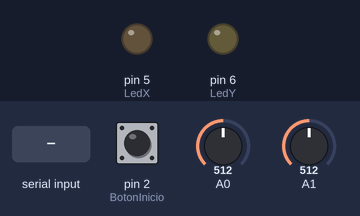
This sketch was run on a simulated Arduino Uno, built with avr-gcc and run on an emulated ATmega328P. Parts: output pins drawn as LEDs (lit = HIGH). The inputs (shaded band) are chosen by the test bench; at power-on: pin 2 (BotonInicio) HIGH, A0 = 512, A1 = 512.

Above: at 1.2 s.
1.3 s: "V" received over the second serial link
At 3.9 s:
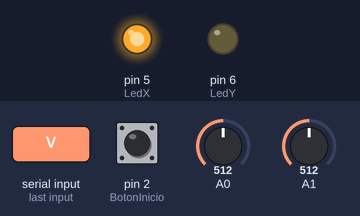
4.3 s: "I" received over the second serial link
At 7.05 s:
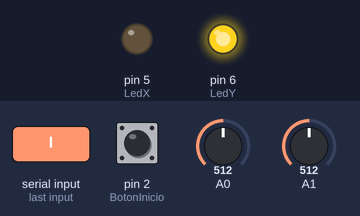
7.3 s: "D" received over the second serial link
Timing chart, 0 to 16.3 s (numbered marks = the images above; inputs shaded):
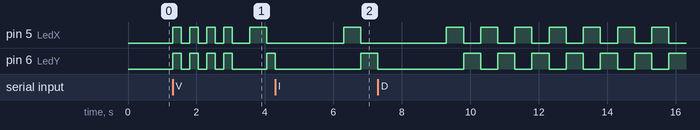

The sketch:

Esclavo.ino
```cpp
#include <SoftwareSerial.h>

// Pines que vamos a usar
const uint8_t PotenciometroX = A0;
const uint8_t PotenciometroY = A1;
const uint8_t BotonInicio    = 2;
const uint8_t LedX           = 5;
const uint8_t LedY           = 6;

// Brillos para cada nivel: apagado, poco, medio, maximo
const uint8_t BrillosPWM[4] = {0, 20, 80, 255};

// Comunicacion serial con el maestro (RX en 8, TX en 9)
SoftwareSerial Enlace(8, 9);

uint32_t TiempoEnvio     = 0;
uint32_t TiempoRecepcion = 0;
uint32_t TiempoAnimacion = 0;
uint32_t TiempoBoton     = 0;
uint32_t TiempoEnvioS    = 0; // para reenviar 'S' mientras el boton esta presionado

char    EstadoActual      = 'I'; // I=Inactivo, J=Jugando, V=Victoria, D=Derrota
uint8_t NivelX            = 0;
uint8_t NivelY            = 0;
uint8_t ContadorParpadeos = 0;
uint8_t OffsetY           = 0; // guarda el valor inicial del pot Y para corregirlo

bool    AlternarLed   = false;
uint8_t BotonAnterior = HIGH;

// Lee el potenciometro varias veces y devuelve un promedio en rango 0-100
// descartamos 2 lecturas al inicio porque el ADC tarda en estabilizarse al cambiar de canal
uint8_t leerCoordenada(uint8_t pin) {
  analogRead(pin);
  analogRead(pin); // dos descartes para que el ADC se estabilice bien
  uint32_t suma = 0;
  for (uint8_t i = 0; i < 8; i++) { // 8 muestras para suavizar el ruido
    suma += analogRead(pin);
  }
  uint16_t promedio = suma / 8;
  return (uint8_t)constrain(map(promedio, 0, 1023, 0, 100), 0, 100);
}

void setup() {
  pinMode(BotonInicio, INPUT_PULLUP);
  pinMode(LedX, OUTPUT);
  pinMode(LedY, OUTPUT);

  analogWrite(LedX, 0);
  analogWrite(LedY, 0);

  Enlace.begin(9600);
  TiempoRecepcion = millis();

  // Guardamos el valor inicial del pot Y para usarlo como cero de referencia
  // Esto arregla el problema de que TinkerCAD arranca el pot en posicion media
  OffsetY = leerCoordenada(PotenciometroY);
}

void loop() {
  uint32_t ahora = millis();

  // Detectamos el boton con antirrebote de 50ms
  uint8_t boton = digitalRead(BotonInicio);
  if (boton != BotonAnterior && (ahora - TiempoBoton > 50)) {
    TiempoBoton   = ahora;
    BotonAnterior = boton;
  }

  // Mientras el boton este presionado, enviamos 'S' cada 200ms
  // (lo repetimos porque SoftwareSerial puede perder bytes si ambos transmiten a la vez)
  if (BotonAnterior == LOW && EstadoActual == 'I' && (ahora - TiempoEnvioS >= 200)) {
    TiempoEnvioS = ahora;
    Enlace.write('S');
  }

  // Leemos lo que nos manda el maestro
  while (Enlace.available() > 0) {
    uint8_t dato = Enlace.read();
    TiempoRecepcion = ahora;

    if (dato == 'I' || dato == 'V' || dato == 'D') {
      if (EstadoActual != dato) {
        EstadoActual      = (char)dato;
        ContadorParpadeos = 0;
      }
    } else if ((dato & 0x80) == 0x80) {
      // El maestro manda los niveles X e Y empaquetados en un solo byte
      EstadoActual = 'J';
      NivelX = (dato >> 2) & 0x03;
      NivelY = dato & 0x03;
    }
  }

  // Manejamos los LEDs segun el estado
  if (ahora - TiempoRecepcion > 2000) {
    // Si llevamos mas de 2 segundos sin recibir nada, parpadeamos alternado
    if (ahora - TiempoAnimacion >= 500) {
      TiempoAnimacion = ahora;
      AlternarLed     = !AlternarLed;
      digitalWrite(LedX, AlternarLed ? HIGH : LOW);
      digitalWrite(LedY, AlternarLed ? LOW  : HIGH);
    }
  } else if (EstadoActual == 'J') {
    // Durante el juego mostramos la proximidad con el brillo
    analogWrite(LedX, BrillosPWM[NivelX]);
    analogWrite(LedY, BrillosPWM[NivelY]);
  } else if (EstadoActual == 'V' && ContadorParpadeos < 20) {
    // Victoria: ambos leds parpadean juntos
    if (ahora - TiempoAnimacion >= 250) {
      TiempoAnimacion = ahora;
      AlternarLed     = !AlternarLed;
      ContadorParpadeos++;
      digitalWrite(LedX, AlternarLed ? HIGH : LOW);
      digitalWrite(LedY, AlternarLed ? HIGH : LOW);
    }
  } else {
    analogWrite(LedX, 0);
    analogWrite(LedY, 0);
  }

  // Cada 40ms enviamos la posicion del joystick al maestro
  if (ahora - TiempoEnvio >= 40) {
    TiempoEnvio = ahora;
    uint8_t x = leerCoordenada(PotenciometroX);
    uint8_t y = leerCoordenada(PotenciometroY);

    // restamos el offset inicial para que Y arranque siempre desde 0
    y = (y >= OffsetY) ? (y - OffsetY) : 0;
    y = constrain(y, 0, 100);

    // Usamos el bit 7 para distinguir X (bit7=0) de Y (bit7=1)
    Enlace.write(x & 0x7F);
    Enlace.write((y & 0x7F) | 0x80);
  }
}
```

Measured:
- by itself, pin 5 (LedX): alternates HIGH for 0.50 s and LOW for 0.50 s
- by itself, pin 6 (LedY): repeats every 1.0 s: HIGH 0.50 s, LOW 0.50 s
